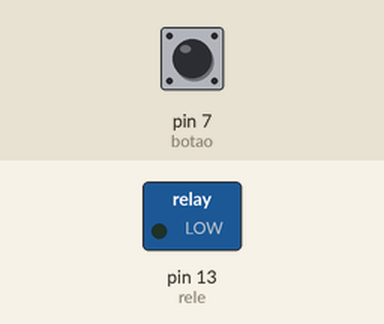
Simulated run of this sketch. Board: Arduino Uno, built with avr-gcc and run on an emulated ATmega328P. Parts: switched loads named in the sketch (green lamp = pin HIGH). Dashed ring = blinking. The inputs (shaded band) are chosen by the test bench; at power-on: pin 7 (botao) LOW.

Above: at 1.2 s.
1.3 s: pin 7 (botao) pulled HIGH for 1 s
At 1.42 s:
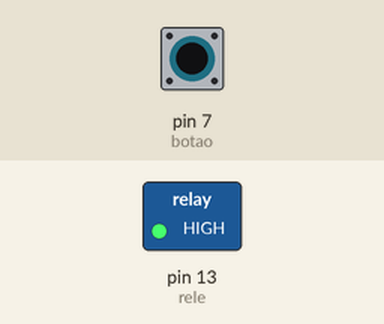
3.8 s: pin 7 (botao) pulled HIGH for 0.15 s
At 4.1 s:
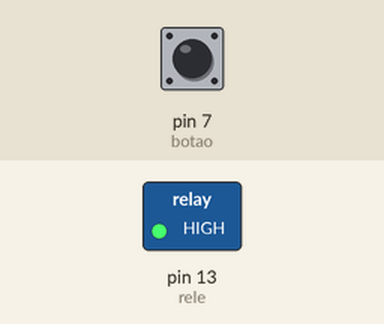
5.4 s: pin 7 (botao) pulled HIGH for 3.2 s
At 8.8 s:
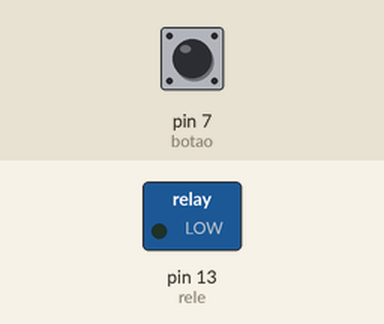
Timing chart, 0 to 10.3 s (numbered marks = the images above; inputs shaded):
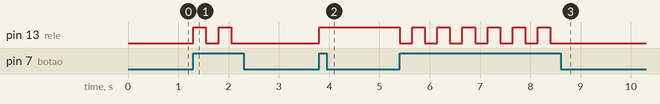

The sketch:

sketch_nov28a.ino
```cpp
int botao=7;
int rele=13;

void setup() {
  pinMode(botao,INPUT);
  pinMode(rele,OUTPUT);

}

void loop() {
    if (digitalRead(botao)==HIGH){
      digitalWrite(rele,!digitalRead(rele));
      delay(250);
    }
}
```

Measured:
- after the input at 1.3 s, pin 13 (rele): alternates HIGH for 0.25 s and LOW for 0.25 s, 4 changes in all, then stays LOW, starting at once
- after the input at 3.8 s, pin 13 (rele): LOW → HIGH at once
- after the input at 5.4 s, pin 13 (rele): alternates HIGH for 0.25 s and LOW for 0.25 s, 13 changes in all, then stays LOW, starting at once
